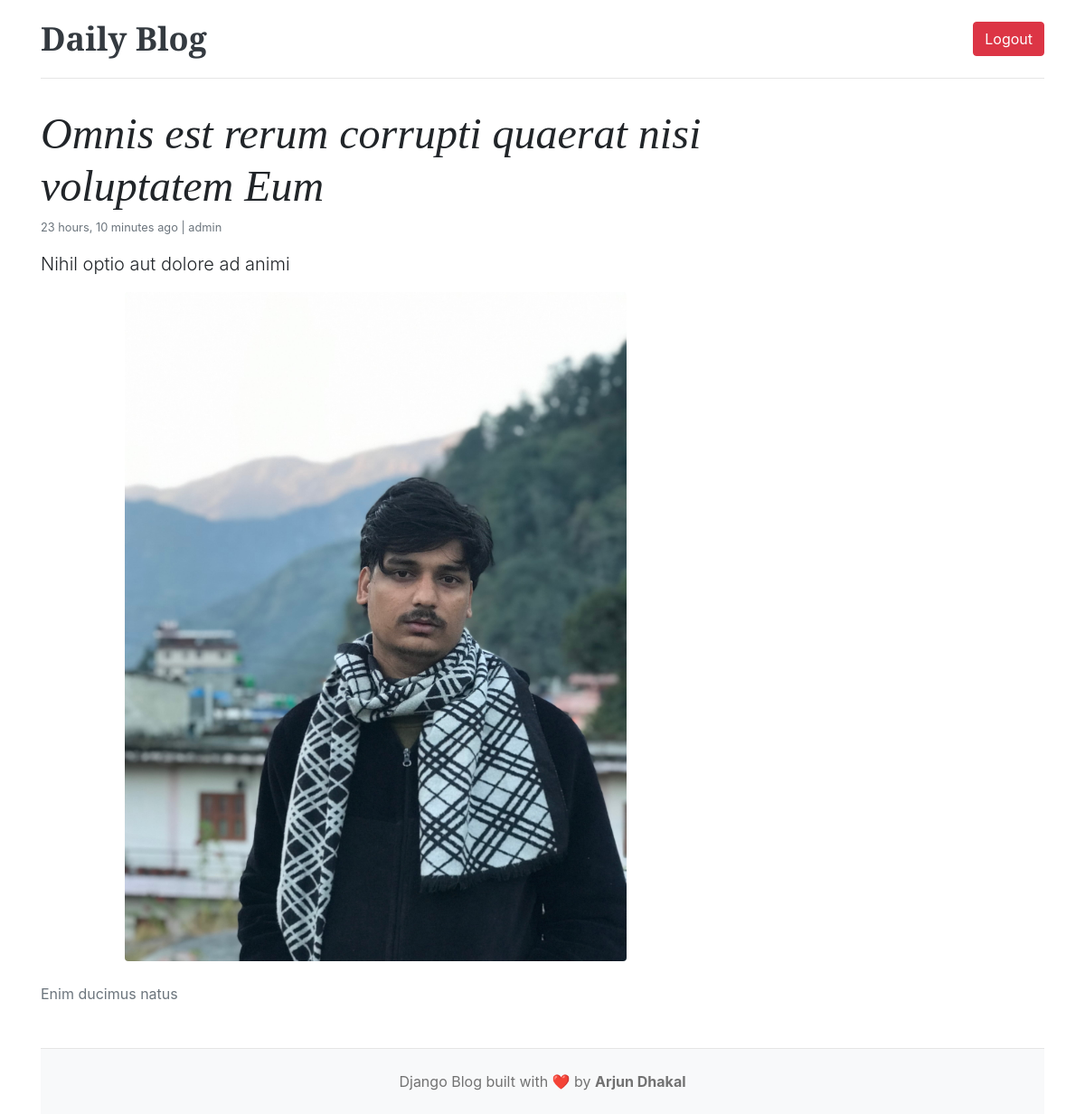
Screenshot of /category/2/ (signed in) with the database file from the repository.
### main/models.py (models this page shows, shortened)
class Blog(models.Model):
    title=models.CharField(max_length=200)
    slug=models.SlugField(max_length=200,unique=True)
    Category=models.ForeignKey(Category,on_delete=models.CASCADE)
    author=models.ForeignKey(User,on_delete=models.CASCADE)
    image=models.ImageField(upload_to='blogs_images/')
    short_description=models.TextField(max_length=300)
    blog_content=models.TextField()
    status=models.IntegerField(choices=STATUS_CHOICES,default=0)
    is_featured=models.BooleanField(default=False)
    created_at=models.DateTimeField(auto_now_add=True)
    updated_at=models.DateTimeField(auto_now=True)

### main/views.py (the view)
# urls.py: path('category/<int:category_id>/',post_by_category, name='post'),
@login_required(login_url='login')
def post_by_category(request,category_id):
    post=Blog.objects.filter(status=1,Category_id=category_id)
    Context={
        'posts':post
    }
    return render(request,'core/post.html',Context)

### main/templates/core/post.html (shortened to what this page needs)
{% extends "core/base.html" %}
{% block content %}
{% if posts %}
  {% for post in posts %}
    <div class="col-md-8 px-0 mb-4">
      <h1 class="display-4 font-italic">{{ post.title }}</h1>
      <small class="text-muted d-block mb-2">
        {{ post.created_at|timesince }} ago | {{ post.author }}
      </small>
      <p class="lead my-3">{{ post.short_description }}</p>
      <figure class="mb-4 text-center">
        <img src="{{ post.image.url }}"
             class="img-fluid rounded w-75"
             alt="Post image">
    </figure>
    <p class="text-muted d-block mb-2">
      {{ post.blog_content }}
    </div>
  {% endfor %}
{% else %}
  <p class="text-muted ml-3">No posts available.</p>
{% endif %}
{% endblock %}

### main/static/css/blog.css (style rules this page uses)
h1, h2, h3, h4, h5, h6 { font-family: "Playfair Display", Georgia, "Times New Roman", serif; }
.display-4 { font-size: 2.5rem; }
@media (min-width: 768px) { .display-4 { font-size: 3rem; } }

### rows the page displays
Blog: title "Omnis est rerum corrupti quaerat nisi voluptatem Eum", created_at "23 hours, 10 minutes", author "admin", short_description "Nihil optio aut dolore ad animi", image (picture), blog_content "Enim ducimus natus"
